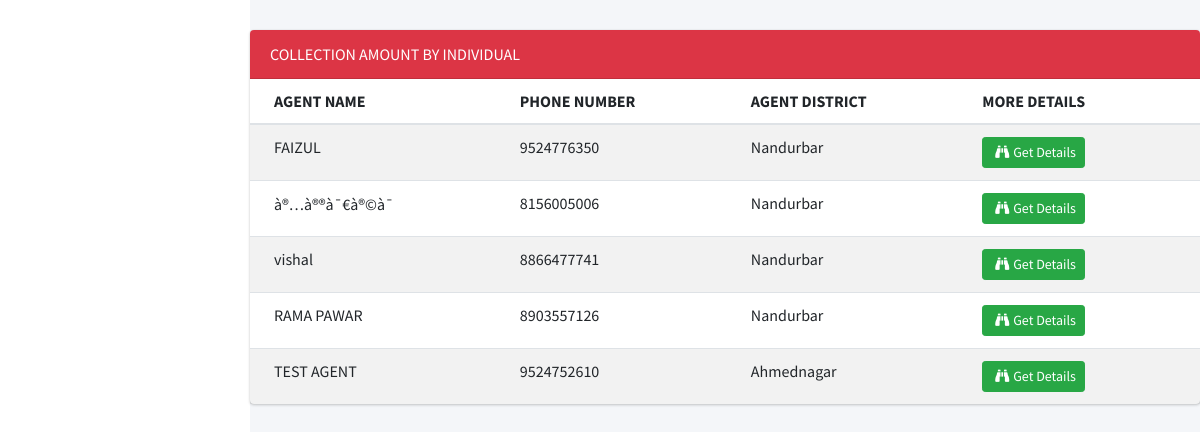
The app's page /pages/singleAgentcollection/singleAgentcollection.php with its own data.
### tables this page shows
CREATE TABLE `agents` (
  `AGENT_ID` int(11) NOT NULL,
  `AGENT_NAME` varchar(50) DEFAULT NULL,
  `AGENT_ADDRESS` varchar(250) DEFAULT NULL,
  `AGENT_ADHAR_NO` varchar(20) DEFAULT NULL,
  `AGENT_PHONE_NUMBER` varchar(20) DEFAULT NULL,
  `AGENT_FOR_CITY` varchar(30) DEFAULT NULL,
  `AGENT_STATUS` varchar(255) NOT NULL DEFAULT 'ACTIVE'
);

CREATE TABLE `districts` (
  `DISTRICT_ID` int(11) NOT NULL,
  `DISTRICT_NAME` varchar(50) DEFAULT NULL
);

### pages/singleAgentcollection/singleAgentcollection.php (the view, shortened to what this page needs)
<?php
include_once "./assets/css_links.php";
include_once "./config.php";
    $sql = "SELECT * FROM `agents`,districts WHERE `AGENT_STATUS`='ACTIVE'
    AND districts.DISTRICT_ID=agents.AGENT_FOR_CITY";
    $stmt = $conn->prepare($sql);
    $stmt->execute();
    $agents_total_collection_list = $stmt->fetchAll(PDO::FETCH_ASSOC);
?>
 <div class="content-wrapper" style="min-height: 1419.6px;">
    <section class="content-header">
    </section>
    <div class="container p-0">
    <div class="card card-danger">
            <div class="card-header">
                 COLLECTION AMOUNT BY INDIVIDUAL
            </div>
            <div class="card-body table-responsive p-0">
                <table class="table table-striped ">
                  <thead>
                  <tr>
                    <th>AGENT NAME</th>
                    <th>PHONE NUMBER</th>
                    <th>AGENT DISTRICT</th>
                    <th>MORE DETAILS</th>
                  </tr>
                  </thead>
                  <tbody>
                  <?php foreach($agents_total_collection_list as $agents_overall_cl_detail){ ?>
                    <tr>
                    <td>
                      <?php echo $agents_overall_cl_detail['AGENT_NAME'];?>
                    </td>
                    <td>   <?php echo $agents_overall_cl_detail['AGENT_PHONE_NUMBER'];?></td>
                    <td>
                    <?php echo $agents_overall_cl_detail['DISTRICT_NAME'];?>
                    </td>
                    <td>
                      <a class="btn btn-sm btn-success  singleagentdetails" href="<?php echo "?status=singleAgentTodayTransaction&Agent_id=".$agents_overall_cl_detail["AGENT_ID"]; ?>"><i class="fas fa-binoculars px-1"></i>Get Details</a>
                    </td>
                  </tr>
                  <?php } ?>
                  </tbody>
                </table>
            </div>
            </div>
          </div>
    </div>

### records on screen
agents: AGENT_NAME "FAIZUL", AGENT_PHONE_NUMBER "9524776350", districts.DISTRICT_NAME "Nandurbar"
agents: AGENT_NAME "à®…à®®à¯€à®©à¯", AGENT_PHONE_NUMBER "8156005006", districts.DISTRICT_NAME "Nandurbar"
agents: AGENT_NAME "vishal", AGENT_PHONE_NUMBER "8866477741", districts.DISTRICT_NAME "Nandurbar"
agents: AGENT_NAME "RAMA PAWAR", AGENT_PHONE_NUMBER "8903557126", districts.DISTRICT_NAME "Nandurbar"
agents: AGENT_NAME "TEST AGENT", AGENT_PHONE_NUMBER "9524752610", districts.DISTRICT_NAME "Ahmednagar"
